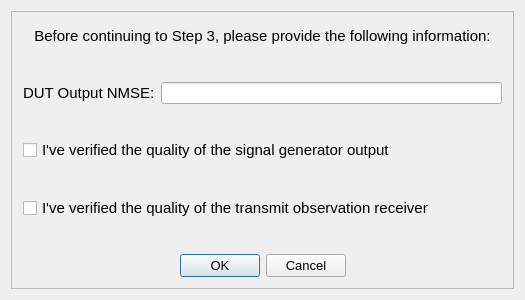
<?xml version="1.0" encoding="UTF-8"?>
<ui version="4.0">
 <class>qualitycheck</class>
 <widget class="QDialog" name="qualitycheck">
  <property name="geometry">
   <rect>
    <x>0</x>
    <y>0</y>
    <width>525</width>
    <height>300</height>
   </rect>
  </property>
  <property name="windowTitle">
   <string>qualitycheck</string>
  </property>
  <layout class="QHBoxLayout" name="horizontalLayout">
   <item>
    <widget class="QFrame" name="frame">
     <property name="frameShape">
      <enum>QFrame::StyledPanel</enum>
     </property>
     <property name="frameShadow">
      <enum>QFrame::Raised</enum>
     </property>
     <layout class="QGridLayout" name="gridLayout" rowstretch="1,1,1,1,1">
      <property name="verticalSpacing">
       <number>34</number>
      </property>
      <item row="0" column="0" colspan="2">
       <widget class="QLabel" name="label_4">
        <property name="font">
         <font>
          <family>Arial</family>
          <pointsize>11</pointsize>
         </font>
        </property>
        <property name="text">
         <string>Before continuing to Step 3, please provide the following information:</string>
        </property>
        <property name="alignment">
         <set>Qt::AlignCenter</set>
        </property>
       </widget>
      </item>
      <item row="3" column="0" colspan="2">
       <widget class="QCheckBox" name="qualityReceiverCheck">
        <property name="font">
         <font>
          <family>Arial</family>
          <pointsize>11</pointsize>
         </font>
        </property>
        <property name="layoutDirection">
         <enum>Qt::LeftToRight</enum>
        </property>
        <property name="text">
         <string>I've verified the quality of the transmit observation receiver</string>
        </property>
       </widget>
      </item>
      <item row="2" column="0" colspan="2">
       <widget class="QCheckBox" name="qualityGeneratorCheck">
        <property name="font">
         <font>
          <family>Arial</family>
          <pointsize>11</pointsize>
         </font>
        </property>
        <property name="layoutDirection">
         <enum>Qt::LeftToRight</enum>
        </property>
        <property name="text">
         <string>I've verified the quality of the signal generator output</string>
        </property>
       </widget>
      </item>
      <item row="4" column="0" colspan="2">
       <widget class="QDialogButtonBox" name="qualityCheckButtons">
        <property name="font">
         <font>
          <family>Arial</family>
          <pointsize>10</pointsize>
         </font>
        </property>
        <property name="orientation">
         <enum>Qt::Horizontal</enum>
        </property>
        <property name="standardButtons">
         <set>QDialogButtonBox::Cancel|QDialogButtonBox::Ok</set>
        </property>
        <property name="centerButtons">
         <bool>true</bool>
        </property>
       </widget>
      </item>
      <item row="1" column="0">
       <widget class="QLabel" name="label">
        <property name="font">
         <font>
          <family>Arial</family>
          <pointsize>11</pointsize>
         </font>
        </property>
        <property name="text">
         <string>DUT Output NMSE:</string>
        </property>
       </widget>
      </item>
      <item row="1" column="1">
       <widget class="QLineEdit" name="dutNmse"/>
      </item>
     </layout>
    </widget>
   </item>
  </layout>
 </widget>
 <layoutdefault spacing="6" margin="11"/>
 <resources/>
 <connections/>
</ui>
